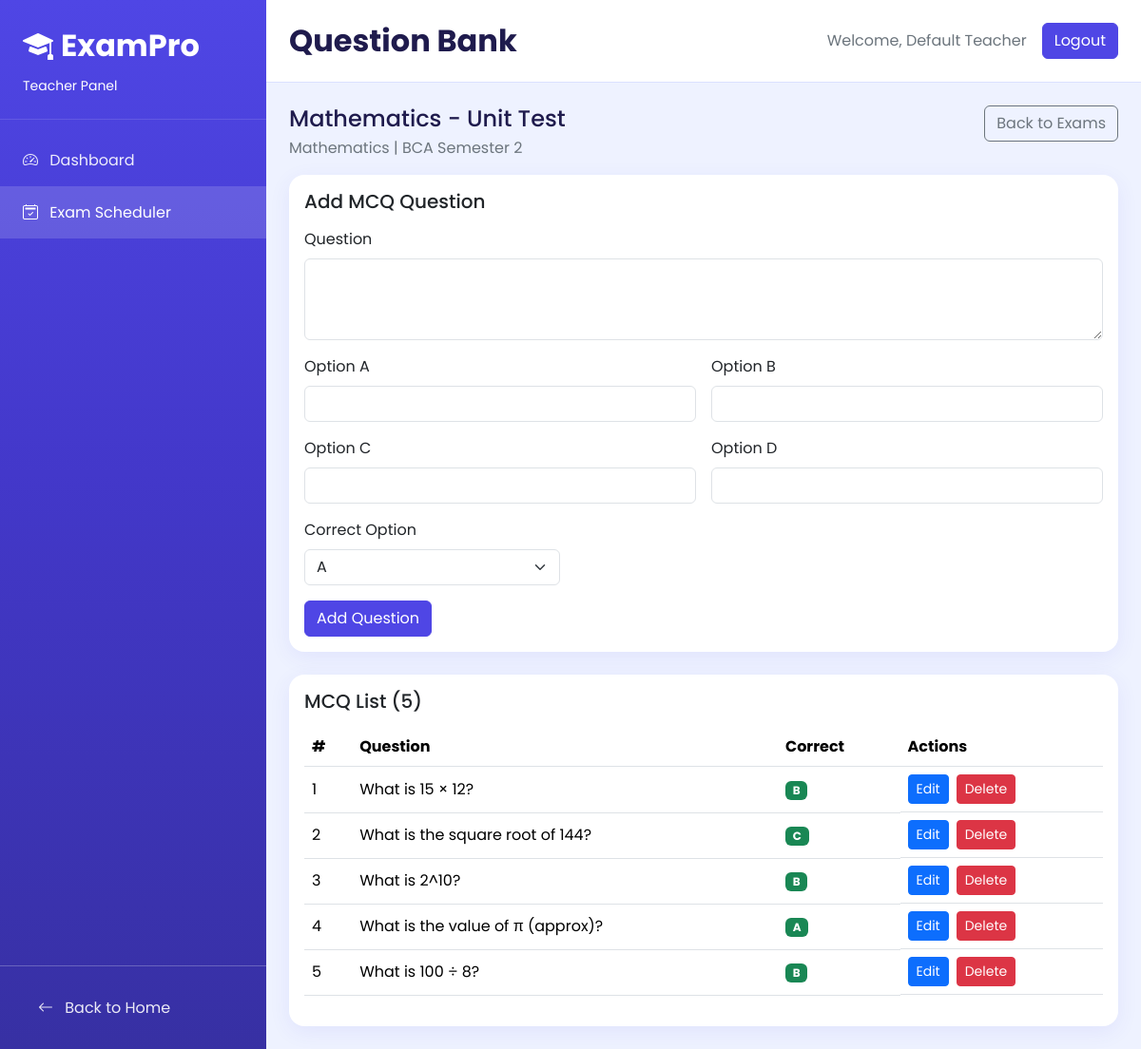
/pages/teacher/questions.php?exam_id=1 (signed in), run on the app's committed database.
### tables this page shows
CREATE TABLE IF NOT EXISTS exams (
    id INT AUTO_INCREMENT PRIMARY KEY,
    teacher_id INT NULL,
    title VARCHAR(200) NOT NULL,
    subject VARCHAR(100) NOT NULL,
    semester VARCHAR(50) DEFAULT 'Semester 2',
    total_questions INT NOT NULL,
    duration_minutes INT NOT NULL,
    status ENUM('scheduled', 'active', 'completed') DEFAULT 'scheduled',
    is_active TINYINT(1) NOT NULL DEFAULT 1,
    exam_date DATE NOT NULL,
    created_at TIMESTAMP DEFAULT CURRENT_TIMESTAMP,
    FOREIGN KEY (teacher_id) REFERENCES teachers(id) ON DELETE SET NULL
);

CREATE TABLE IF NOT EXISTS questions (
    id INT AUTO_INCREMENT PRIMARY KEY,
    exam_id INT NOT NULL,
    question_text TEXT NOT NULL,
    option_a VARCHAR(255) NOT NULL,
    option_b VARCHAR(255) NOT NULL,
    option_c VARCHAR(255) NOT NULL,
    option_d VARCHAR(255) NOT NULL,
    correct_option CHAR(1) NOT NULL,
    FOREIGN KEY (exam_id) REFERENCES exams(id) ON DELETE CASCADE
);

### pages/teacher/questions.php (the view, shortened to what this page needs)
<?php
require_once __DIR__ . '/includes/auth.php';
require_once __DIR__ . '/includes/layout.php';
$teacherId = (int) $_SESSION['teacher_id'];
$examId = (int) ($_GET['exam_id'] ?? $_POST['exam_id'] ?? 0);
$examStmt = $conn->prepare('SELECT id, title, subject, semester FROM exams WHERE id = ? AND (teacher_id = ? OR teacher_id IS NULL) LIMIT 1');
$examStmt->bind_param('ii', $examId, $teacherId);
$examStmt->execute();
$exam = $examStmt->get_result()->fetch_assoc();
$listStmt = $conn->prepare('SELECT id, question_text, option_a, option_b, option_c, option_d, correct_option FROM questions WHERE exam_id = ? ORDER BY id ASC');
$listStmt->bind_param('i', $examId);
$listStmt->execute();
$questions = $listStmt->get_result()->fetch_all(MYSQLI_ASSOC);
teacherRenderHeader('Question Bank', 'exams');
?>
<div class="d-flex justify-content-between align-items-start flex-wrap gap-2 mb-3">
    <div>
        <h2 class="h4 mb-1"><?= htmlspecialchars($exam['title']) ?></h2>
        <p class="text-secondary mb-0"><?= htmlspecialchars($exam['subject']) ?> | <?= htmlspecialchars($exam['semester']) ?></p>
    </div>
    <a href="exams.php" class="btn btn-outline-secondary">Back to Exams</a>
</div>
<div class="card content-card mb-4">
    <div class="card-body">
        <h3 class="h5 mb-3">Add MCQ Question</h3>
        <form method="post" class="row g-3">
            <div class="col-12">
                <label class="form-label">Question</label>
                <textarea name="question_text" class="form-control" rows="3" required></textarea>
            </div>
            <div class="col-md-6">
                <label class="form-label">Option A</label>
                <input type="text" name="option_a" class="form-control" required>
            </div>
            <div class="col-md-6">
                <label class="form-label">Option B</label>
                <input type="text" name="option_b" class="form-control" required>
            </div>
            <div class="col-md-6">
                <label class="form-label">Option C</label>
                <input type="text" name="option_c" class="form-control" required>
            </div>
            <div class="col-md-6">
                <label class="form-label">Option D</label>
                <input type="text" name="option_d" class="form-control" required>
            </div>
            <div class="col-md-4">
                <label class="form-label">Correct Option</label>
                <select class="form-select" name="correct_option" required>
                    <option value="A">A</option>
                </select>
            </div>
            <div class="col-12">
                <button class="btn btn-indigo" type="submit">Add Question</button>
            </div>
        </form>
    </div>
</div>
<div class="card content-card">
    <div class="card-body">
        <h3 class="h5 mb-3">MCQ List (<?= count($questions) ?>)</h3>
        <?php if (empty($questions)): ?>
            <p class="text-secondary mb-0">No questions found for this exam.</p>
        <?php else: ?>
            <div class="table-responsive">
                <table class="table align-middle">
                    <thead>
                    <tr>
                        <th>#</th>
                        <th>Question</th>
                        <th>Correct</th>
                        <th>Actions</th>
                    </tr>
                    </thead>
                    <tbody>
                    <?php foreach ($questions as $index => $question): ?>
                        <tr>
                            <td><?= $index + 1 ?></td>
                            <td><?= htmlspecialchars($question['question_text']) ?></td>
                            <td><span class="badge text-bg-success"><?= htmlspecialchars($question['correct_option']) ?></span></td>
                            <td class="d-flex flex-wrap gap-2">
                                <button
                                    type="button"
                                    class="btn btn-primary btn-sm"
                                    data-bs-toggle="modal"
                                    data-bs-target="#editQuestionModal"
                                    data-id="<?= (int) $question['id'] ?>"
                                    data-question="<?= htmlspecialchars($question['question_text']) ?>"
                                    data-a="<?= htmlspecialchars($question['option_a']) ?>"
                                    data-b="<?= htmlspecialchars($question['option_b']) ?>"
                                    data-c="<?= htmlspecialchars($question['option_c']) ?>"
                                    data-d="<?= htmlspecialchars($question['option_d']) ?>"
                                    data-correct="<?= htmlspecialchars($question['correct_option']) ?>"
                                >Edit</button>
                                <form method="post" onsubmit="return confirm('Delete this question?');">
                                    <button type="submit" class="btn btn-danger btn-sm">Delete</button>
                                </form>
                            </td>
                        </tr>
                    <?php endforeach; ?>
                    </tbody>
                </table>
            </div>
        <?php endif; ?>
    </div>
</div>
<?php teacherRenderFooter(); ?>

### pages/teacher/includes/layout.php (shortened to what this page needs)
<?php
function teacherRenderHeader(string $title, string $activeNav): void
{
    $teacherName = htmlspecialchars($_SESSION['teacher_name'] ?? 'Teacher');
    $isDashboard = $activeNav === 'dashboard';
    $isExams = $activeNav === 'exams';
    ?>
    <!doctype html>
    <html lang="en">
    <head>
        <link href="https://cdn.jsdelivr.net/npm/bootstrap@5.3.3/dist/css/bootstrap.min.css" rel="stylesheet">
        <link href="https://cdn.jsdelivr.net/npm/bootstrap-icons@1.11.3/font/bootstrap-icons.css" rel="stylesheet">
        <link href="assets/teacher.css" rel="stylesheet">
    </head>
    <body>
    <div class="d-lg-flex teacher-layout">
        <aside class="teacher-sidebar d-flex flex-column justify-content-between">
            <div>
                <div class="sidebar-brand">
                    <div class="d-flex align-items-center gap-2 fw-bold fs-2">
                        <i class="bi bi-mortarboard-fill"></i>
                        <span>ExamPro</span>
                    </div>
                    <div class="small mt-2">Teacher Panel</div>
                </div>
                <nav class="nav flex-column py-3">
                    <a class="sidebar-link nav-link <?= $isDashboard ? 'active' : '' ?>" href="dashboard.php">
                        <i class="bi bi-speedometer2 me-2"></i> Dashboard
                    </a>
                    <a class="sidebar-link nav-link <?= $isExams ? 'active' : '' ?>" href="exams.php">
                        <i class="bi bi-calendar2-check me-2"></i> Exam Scheduler
                    </a>
                </nav>
            </div>
            <div class="p-3 border-top border-light border-opacity-25">
                <a href="../../index.html" class="sidebar-link nav-link">
                    <i class="bi bi-arrow-left me-2"></i> Back to Home
                </a>
            </div>
        </aside>
        <section class="teacher-content">
            <header class="teacher-topbar p-3 p-md-4 d-flex justify-content-between align-items-center">
                <h1 class="h2 fw-bold mb-0"><?= htmlspecialchars($title) ?></h1>
                <div class="d-flex align-items-center gap-3">
                    <span class="text-secondary">Welcome, <?= $teacherName ?></span>
                    <a href="logout.php" class="btn btn-indigo">Logout</a>
                </div>
            </header>
            <main class="p-3 p-md-4">
    <?php
}
function teacherRenderFooter(): void
{
    ?>
            </main>
        </section>
    </div>
    </body>
    </html>
    <?php
}

### pages/teacher/assets/teacher.css (style rules this page uses)
:root { --tp-indigo: #4f46e5; --tp-indigo-dark: #3730a3; --tp-indigo-soft: #c7d2fe; --tp-bg: #eef2ff; --tp-panel: #ffffff; --tp-text: #1f1b4d; --tp-muted: #6b6b8c; }
body { font-family: 'Poppins', sans-serif; background: var(--tp-bg); color: var(--tp-text); }
.teacher-layout { min-height: 100vh; }
.teacher-sidebar { width: 280px; min-height: 100vh; background: linear-gradient(180deg, var(--tp-indigo) 0%, #4338ca 45%, var(--tp-indigo-dark) 100%); color: #fff; }
.sidebar-brand { padding: 1.5rem; border-bottom: 1px solid rgba(255, 255, 255, 0.12); }
.sidebar-link { color: rgba(255, 255, 255, 0.9); border-radius: 0; padding: 0.95rem 1.5rem; }
.sidebar-link:hover, .sidebar-link.active { color: #fff; background: rgba(255, 255, 255, 0.15); }
.teacher-content { flex: 1; }
.teacher-topbar { background: #fff; border-bottom: 1px solid #dbe1ff; }
.content-card { border: 0; border-radius: 16px; box-shadow: 0 6px 22px rgba(79, 70, 229, 0.08); }
.btn-indigo { background: var(--tp-indigo); color: #fff; border: 1px solid var(--tp-indigo); }

### data on the page
exams: title "Mathematics - Unit Test", subject "Mathematics", semester "BCA Semester 2"
questions: question_text "What is 15 × 12?", correct_option "B"
questions: question_text "What is the square root of 144?", correct_option "C"
questions: question_text "What is 2^10?", correct_option "B"
questions: question_text "What is the value of π (approx)?", correct_option "A"
questions: question_text "What is 100 ÷ 8?", correct_option "B"

### other printed values
$title "Question Bank"
$teacherName "Default Teacher"
count($questions) "5"
